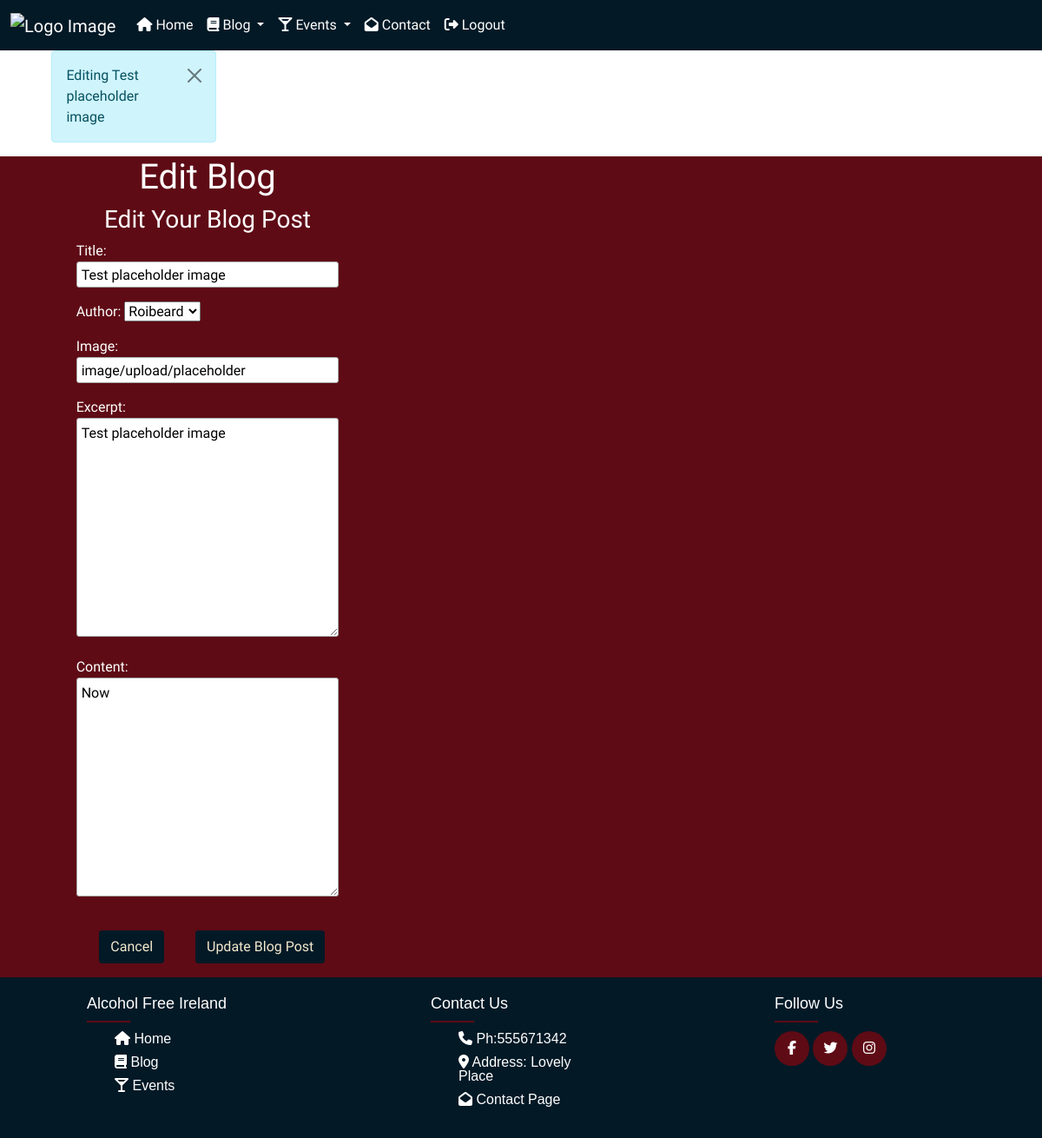
Page /edit/9/ (signed in) on the earlier database version.
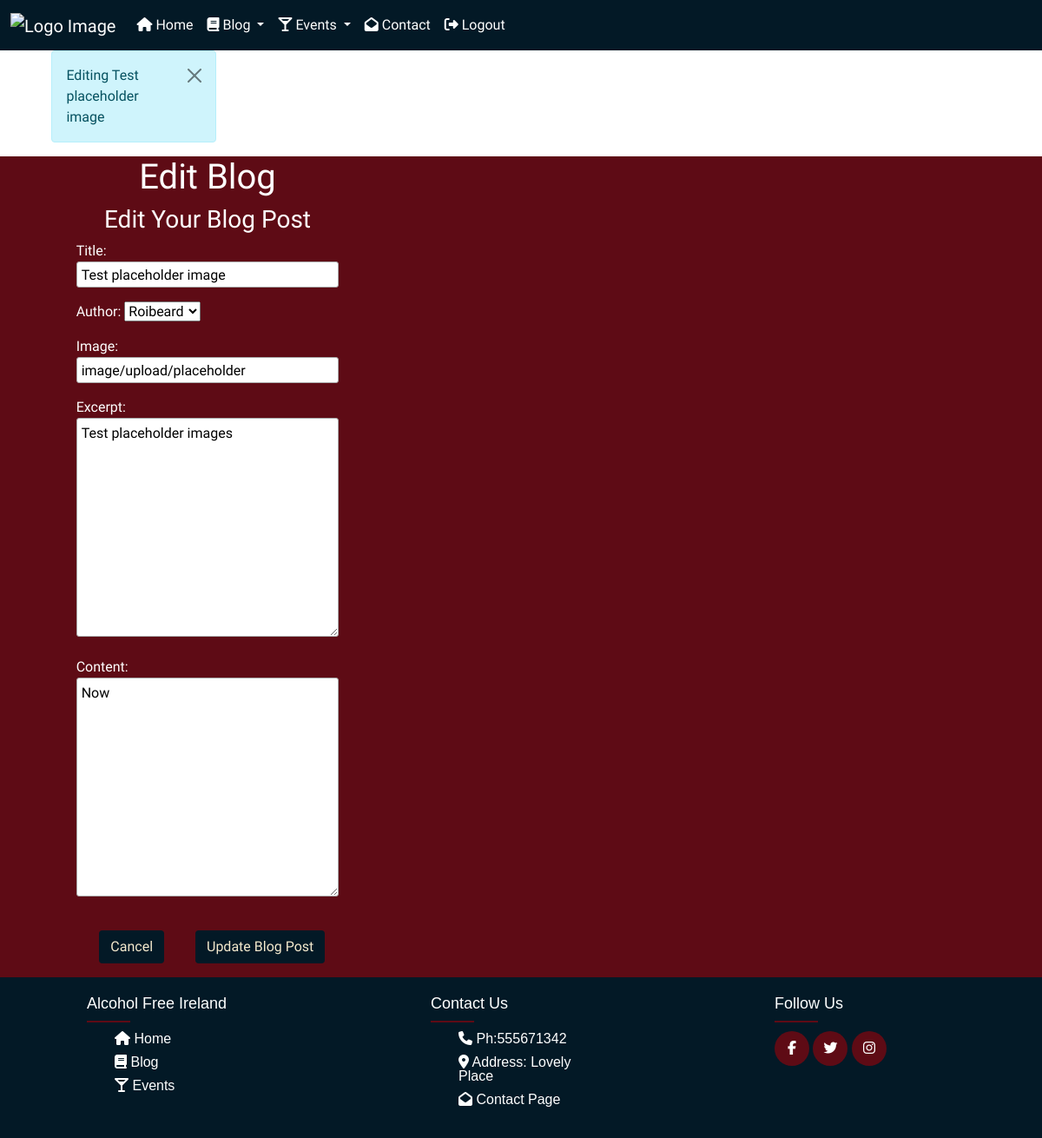
Same page on the later database version.
### blog/models.py (models this page shows, shortened)
class Post(models.Model):
    title = models.CharField(max_length=200, unique=True)
    author = models.ForeignKey(
        User, on_delete=models.CASCADE, related_name="blog_posts"
    )
    featured_image = CloudinaryField(
        'image', default='https://res.cloudinary.com/roibeard/image/upload/v1655578160/placeholder.jpg')
    excerpt = models.TextField(blank=True)
    updated_on = models.DateTimeField(auto_now=True)
    content = models.TextField()
    created_on = models.DateTimeField(auto_now_add=True)
    status = models.IntegerField(choices=STATUS, default=0)
    likes = models.ManyToManyField(
        User, related_name='blogpost_like', blank=True)
    class Meta:
        ordering = ["-created_on"]

### blog/views.py (the view)
# urls.py: path('edit/<int:blog_post_id>/', views.edit_blog, name='edit_blog'),
@login_required
def edit_blog(request, blog_post_id):
    if request.user:
        blog_post = get_object_or_404(Post, pk=blog_post_id)
        if request.method == 'POST':
            form = PostForm(request.POST, request.FILES, instance=blog_post)
            if form.is_valid():
                form.save()
                messages.success(request, 'Blog post updated successfully!')
                return redirect('blog')
            else:
                messages.error(request, 'Please check the form for errors. \
                    Blog post failed to update.')
        else:
            form = PostForm(instance=blog_post)
            messages.info(request, f'Editing {blog_post.title}')
    else:
        messages.error(request, 'Sorry, you do not have permission for that.')
        return redirect(reverse('home'))
    template = 'edit_blog.html'
    context = {
        'form': form,
        'blog_post': blog_post,
    }
    return render(request, template, context)

### blog/forms.py
class PostForm(forms.ModelForm):
    class Meta:
        model = Post
        exclude = ('status', 'date_posted', 'likes')

### templates/edit_blog.html (shortened to what this page needs)
{% extends "base.html" %}
{% load cloudinary %}
{% load static %}
{% block content %}
    <div class="container text-white">
        <div class="row">
            <div class="col page-heading text-center">
                <h1 class="heading">Edit Blog</h1>
            </div>
        </div>
        <div class="row">
            <div class="col-12 col-md-8 offset-md-2">
                <h3 class='sub-heading text-center'>Edit Your Blog Post</h3>
                <div>
                    <form action="{% url 'edit_blog' blog_post.id %}" method="POST" class="form" enctype="multipart/form-data">
                        {{ form.as_p }}
                        <div class="text-end">
                            <a href="{% url 'blog' %}" class="btn btn-standard">
                                <span class="p-text text-bold">Cancel</span>
                            </a>
                            <button id="submit-button" class="btn btn-standard">
                                <span class="p-text text-bold">Update Blog Post</span>
                            </button>
                        </div>
                    </form>
                </div>
            </div>
        </div>
    </div>
{% endblock %}

Differences in the rows shown:
changed Post "Test placeholder image": excerpt "Test placeholder image" → "Test placeholder images"
